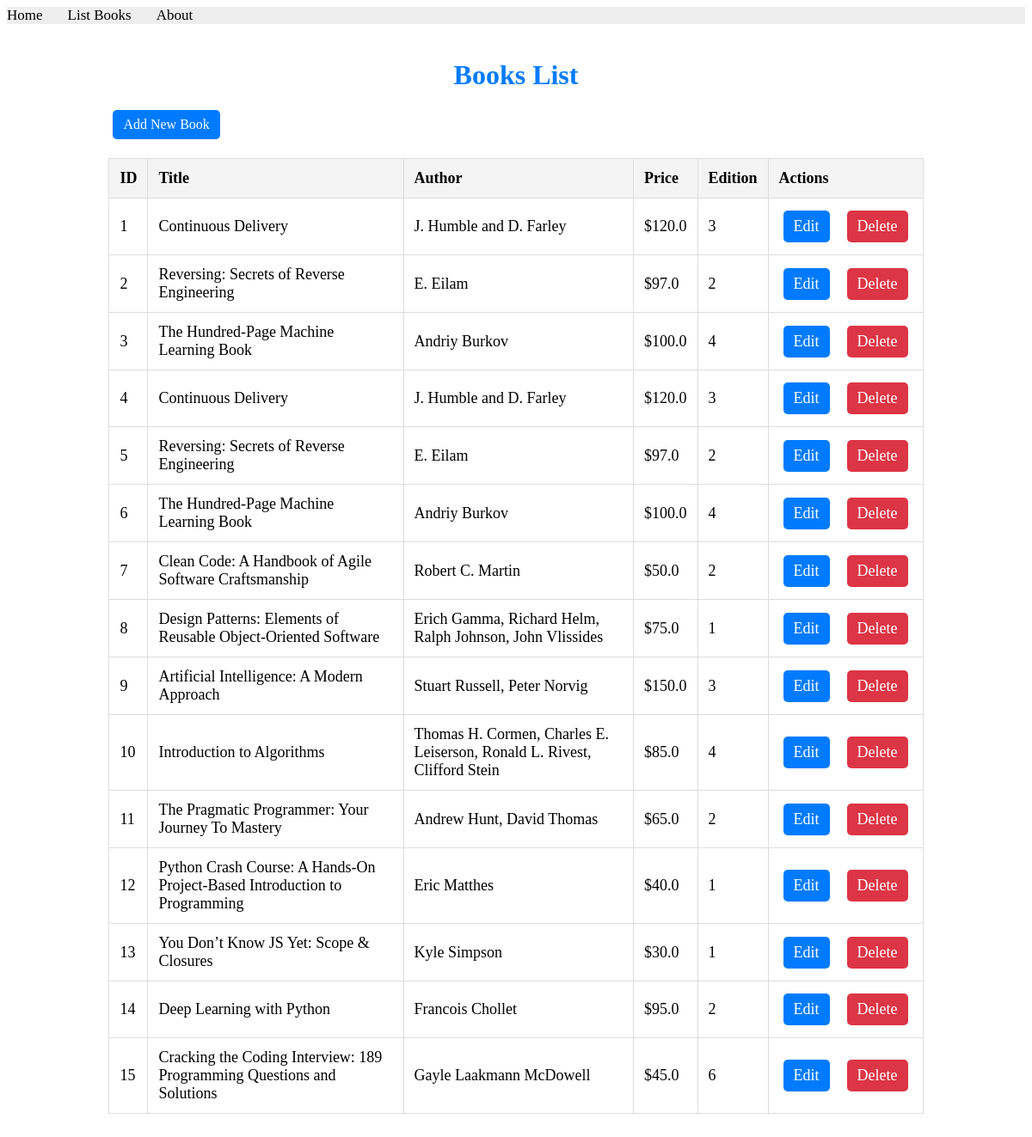
The app's page /books/lab9_part1/listbooks/, older data.
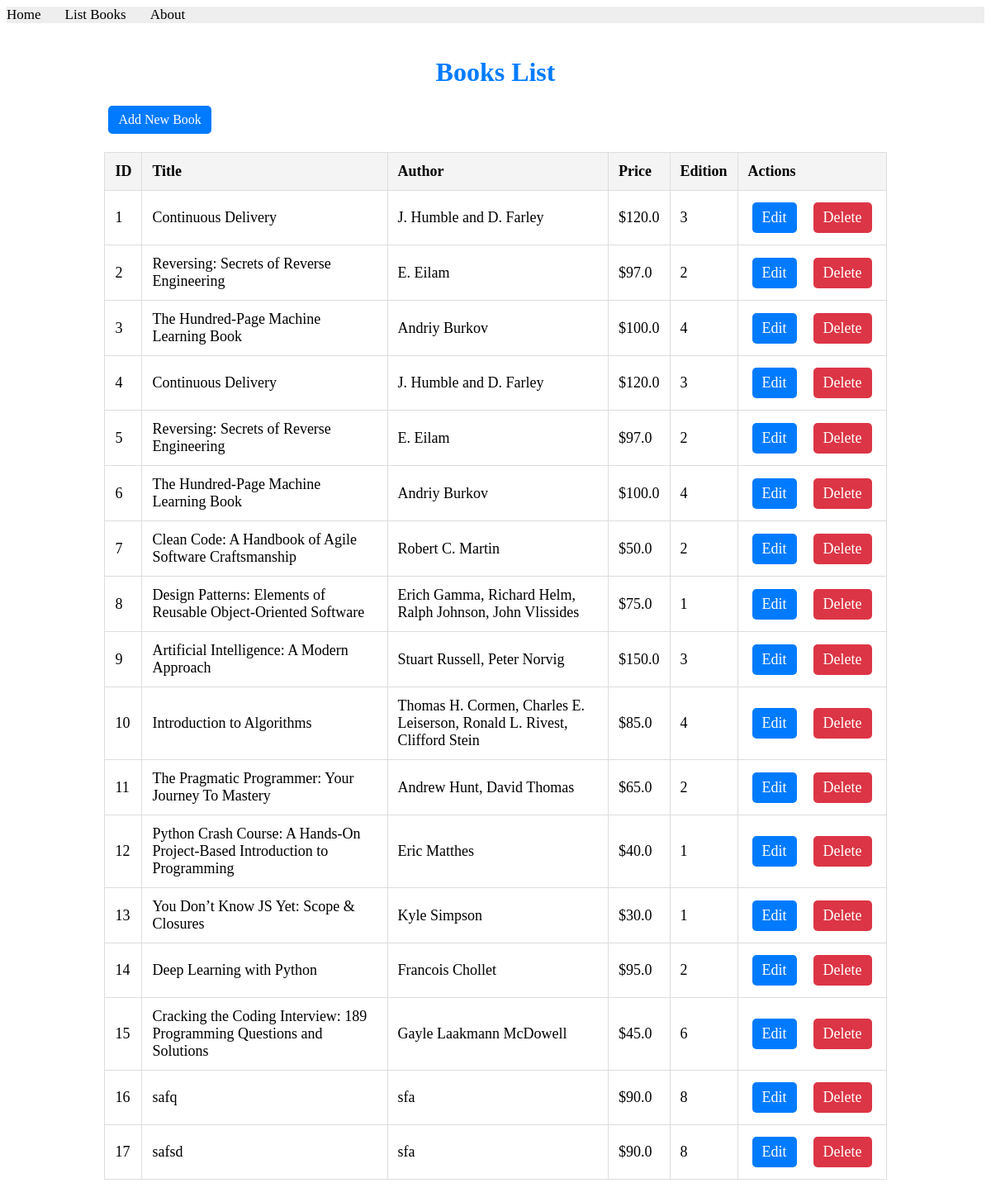
The same page, newer data.
### apps/bookmodule/models.py (models this page shows)
class Book(models.Model):
    title = models.CharField(max_length = 50)
    author = models.CharField(max_length = 50)
    price = models.FloatField(default = 0.0)
    edition = models.SmallIntegerField(default = 1)

### apps/bookmodule/views.py (the view)
# urls.py: path('lab9_part1/listbooks/', views.list_books_crud, name='lab9_part1_listbooks'),
def list_books_crud(request):
    books = Book.objects.all()
    return render(request, 'bookmodule/lab9_part1_listbooks.html', {'books': books})

### apps/templates/bookmodule/lab9_part1_listbooks.html (shortened to what this page needs)
{% extends "bookmodule/layouts/base.html" %}
{% block content %}
<div class="container">
    <h1>Books List</h1>
    <a href="{% url 'lab9_part1_addbook' %}" class="btn btn-success">Add New Book</a>
    <table>
        <thead>
            <tr>
                <th>ID</th>
                <th>Title</th>
                <th>Author</th>
                <th>Price</th>
                <th>Edition</th>
                <th>Actions</th>
            </tr>
        </thead>
        <tbody>
            {% for book in books %}
            <tr>
                <td>{{ book.id }}</td>
                <td>{{ book.title }}</td>
                <td>{{ book.author }}</td>
                <td>${{ book.price }}</td>
                <td>{{ book.edition }}</td>
                <td>
                    <div class="btn-group">
                        <a href="{% url 'lab9_part1_editbook' book.id %}" class="btn">Edit</a>
                        <a href="{% url 'lab9_part1_deletebook' book.id %}" class="btn btn-danger">Delete</a>
                    </div>
                </td>
            </tr>
            {% endfor %}
        </tbody>
    </table>
</div>
{% endblock content %}

Row changes from the older to the newer data that the page shows:
added Book: id "16", title "safq", author "sfa", price "90.0", edition "8"
added Book: id "17", title "safsd", author "sfa", price "90.0", edition "8"
